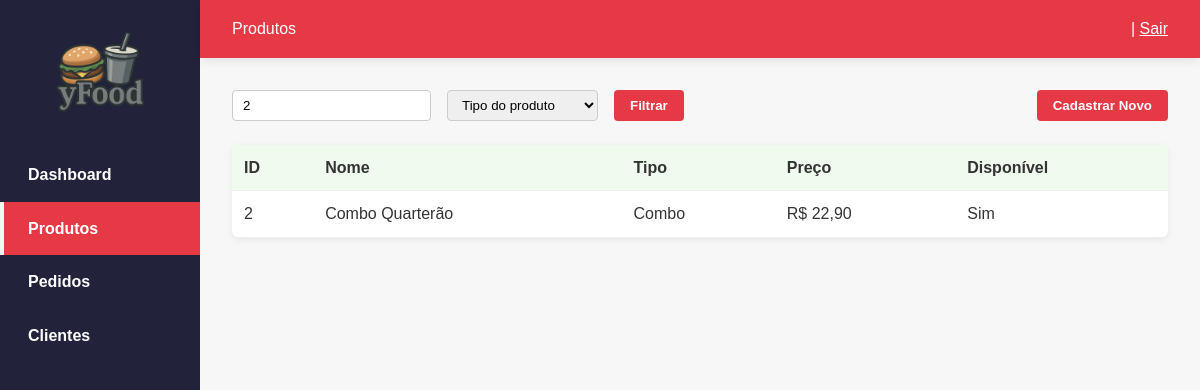
The page /admin/produtos.php?id=2 (signed in) on the database its author committed.
### tables this page shows
CREATE TABLE IF NOT EXISTS produtos (
    id INT AUTO_INCREMENT PRIMARY KEY,
    nome VARCHAR(100) NOT NULL,
    descricao TEXT,
    preco DECIMAL(10,2) NOT NULL,
    tipo ENUM('Combo', 'Hambúrguer', 'Batata', 'Acompanhamento', 'Bebida') NOT NULL,
    imagem VARCHAR(255),
    disponivel BOOLEAN DEFAULT TRUE,
    data_criacao TIMESTAMP DEFAULT CURRENT_TIMESTAMP
);

### admin/produtos.php (the view, shortened to what this page needs)
<?php
    require_once '../config/database.php';
    $id_filtro = $_GET['id'] ?? '';
    $sql = 'SELECT * FROM produtos WHERE 1=1';
    $params = [];
    if ($id_filtro !== '') {
        $sql .= ' AND id = ?';
        $params[] = $id_filtro;
    }
    $sql .= ' ORDER BY id DESC';
    $stmt = $pdo->prepare($sql);
    $stmt->execute($params);
    $produtos = $stmt->fetchAll();
?>
<!DOCTYPE html>
<html lang="pt-br">
<head>
    <link rel="stylesheet" href="../assets/css/style.css">
</head>
<body>
<div class="admin-container">
    <nav class="sidebar">
        <img src="../assets/img/logo.png" alt="Logo" width="100">
        <a href="index.php">Dashboard</a>
        <a href="produtos.php" class="active">Produtos</a>
        <a href="pedidos.php">Pedidos</a>
        <a href="clientes.php">Clientes</a>
    </nav>
    <div class="content">
        <div class="header">
            <span>Produtos</span>
            <span><?php echo htmlspecialchars($_SESSION['admin_nome']); ?> | <a href="logout.php" style="color:#fff;text-decoration:underline;">Sair</a></span>
        </div>
        <div style="padding:32px;">
            <form class="filtros" method="get">
                <input type="text" name="id" placeholder="ID do produto" value="<?php echo htmlspecialchars($id_filtro); ?>">
                <select name="tipo">
                    <option value="">Tipo do produto</option>
                </select>
                <button type="submit">Filtrar</button>
                <button type="button" class="novo-btn">Cadastrar Novo</button>
            </form>
            <table class="produtos-table">
                <thead>
                    <tr><th>ID</th><th>Nome</th><th>Tipo</th><th>Preço</th><th>Disponível</th></tr>
                </thead>
                <tbody>
                <?php foreach ($produtos as $produto): ?>
                    <tr>
                        <td><?php echo $produto['id']; ?></td>
                        <td><?php echo htmlspecialchars($produto['nome']); ?></td>
                        <td><?php echo $produto['tipo']; ?></td>
                        <td>R$ <?php echo number_format($produto['preco'],2,',','.'); ?></td>
                        <td><?php echo $produto['disponivel'] ? 'Sim' : 'Não'; ?></td>
                    </tr>
                <?php endforeach; ?>
                </tbody>
            </table>
        </div>
    </div>
</div>
</body>
</html>

### assets/css/style.css (style rules this page uses)
* { margin: 0; padding: 0; box-sizing: border-box; }
body { font-family: 'Arial', sans-serif; line-height: 1.6; color: #333; background-color: #f8f8f8; }
.header { background: linear-gradient(135deg, #d32f2f 0%, #b71c1c 100%); color: white; padding: 1rem 0; box-shadow: 0 2px 10px rgba(0,0,0,0.1); position: sticky; top: 0; z-index: 1000; }

### admin/produtos.php (style rules this page uses)
body { background: #f7f7f7; }
.admin-container { display: flex; min-height: 100vh; }
.sidebar { width: 200px; background: #22223b; color: #fff; padding-top: 24px; display: flex; flex-direction: column; }
.sidebar img { display: block; margin: 0 auto 24px; }
.sidebar a { color: #fff; text-decoration: none; padding: 14px 24px; display: block; font-weight: bold; border-left: 4px solid transparent; }
.sidebar a.active, .sidebar a:hover { background: #e63946; border-left: 4px solid #f1faee; }
.content { flex: 1; padding: 0; }
.header { background: #e63946; color: #fff; padding: 16px 32px; display: flex; justify-content: space-between; align-items: center; }
.filtros { display: flex; gap: 16px; margin-bottom: 24px; }
.filtros input, .filtros select { padding: 6px 10px; border-radius: 4px; border: 1px solid #ccc; }
.filtros button { background: #e63946; color: #fff; border: none; padding: 8px 16px; border-radius: 4px; font-weight: bold; cursor: pointer; }
.produtos-table { width: 100%; border-collapse: collapse; background: #fff; border-radius: 8px; box-shadow: 0 2px 8px #0001; }
.produtos-table th, .produtos-table td { padding: 10px 12px; border-bottom: 1px solid #eee; text-align: left; }
.produtos-table th { background: #f1faee; }
.produtos-table td { vertical-align: middle; }
.novo-btn { margin-left: auto; }

### rows shown on the page
produtos: id "2", nome "Combo Quarterão", tipo "Combo", preco "22,90", disponivel "Sim"
